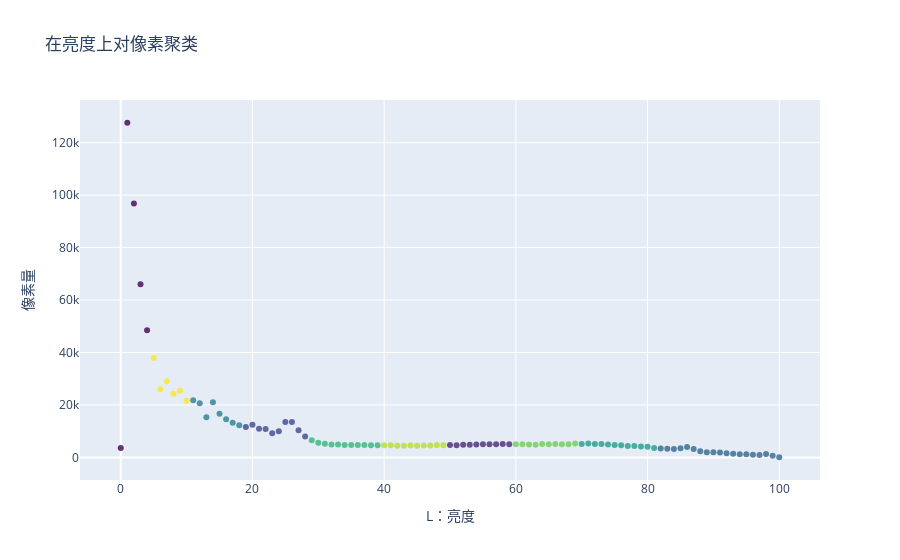

The notebook cell this image was saved under:
### Code cell
import plotly.graph_objects as go

fig = go.Figure(data=go.Scatter(
    x=df_learn_l['L'],
    y=df_learn_l['count'],
    mode='markers',
    marker=dict(
        color=df_learn_l['Cluster3'],
        colorscale='Viridis',
        opacity=0.8
    )
))

fig.update_layout(
    title='在亮度上对像素聚类',
    xaxis=dict(title='L：亮度'),
    yaxis=dict(title='像素量'),
    showlegend=False
)

fig.show()

### Figure 1 — Plotly figure (JSON) as saved in the notebook; plotly's stock layout.template omitted (floating-point values rounded to 4 significant figures)
{"data": [{"marker": {"color": [0, 0, 0, 0, 0, 9, 9, 9, 9, 9, 9, 4, 4, 4, 4, 4, 4, 4, 4, 2, 2, 2, 2, 2, 2, 2, 2, 2, 2, 6, 6, 6, 6, 6, 6, 6, 6, 6, 6, 6, 8, 8, 8, 8, 8, 8, 8, 8, 8, 8, 1, 1, 1, 1, 1, 1, 1, 1, 1, 1, 7, 7, 7, 7, 7, 7, 7, 7, 7, 7, 5, 5, 5, 5, 5, 5, 5, 5, 5, 5, 5, 5, 3, 3, 3, 3, 3, 3, 3, 3, 3, 3, 3, 3, 3, 3, 3, 3, 3, 3, 3], "colorscale": [[0, "#440154"], [0.1111, "#482878"], [0.2222, "#3e4989"], [0.3333, "#31688e"], [0.4444, "#26828e"], [0.5556, "#1f9e89"], [0.6667, "#35b779"], [0.7778, "#6ece58"], [0.8889, "#b5de2b"], [1, "#fde725"]], "opacity": 0.8}, "mode": "markers", "type": "scatter", "x": [0, 1, 2, 3, 4, 5, 6, 7, 8, 9, 10, 11, 12, 13, 14, 15, 16, 17, 18, 19, 20, 21, 22, 23, 24, 25, 26, 27, 28, 29, 30, 31, 32, 33, 34, 35, 36, 37, 38, 39, 40, 41, 42, 43, 44, 45, 46, 47, 48, 49, 50, 51, 52, 53, 54, 55, 56, 57, 58, 59, 60, 61, 62, 63, 64, 65, 66, 67, 68, 69, 70, 71, 72, 73, 74, 75, 76, 77, 78, 79, 80, 81, 82, 83, 84, 85, 86, 87, 88, 89, 90, 91, 92, 93, 94, 95, 96, 97, 98, 99, 100], "y": [3602, 127601, 96764, 66049, 48442, 37917, 25985, 29075, 24296, 25453, 21574, 21777, 20601, 15300, 20989, 16659, 14588, 13231, 12292, 11595, 12477, 10947, 10860, 9253, 10011, 13538, 13509, 10389, 8008, 6557, 5595, 5212, 4895, 4966, 4694, 4728, 4741, 4716, 4596, 4593, 4660, 4617, 4466, 4478, 4504, 4464, 4577, 4583, 4728, 4660, 4739, 4664, 4799, 4865, 4932, 5019, 4989, 4986, 5067, 5047, 5048, 5008, 4929, 4866, 5097, 5022, 5079, 5059, 5030, 5261, 5080, 5279, 5148, 5148, 4922, 4687, 4644, 4336, 4332, 4146, 4023, 3588, 3348, 3275, 3220, 3536, 3964, 3167, 2381, 1971, 1961, 1851, 1594, 1376, 1246, 1155, 1029, 949, 1319, 611, 58]}], "layout": {"showlegend": false, "title": {"text": "在亮度上对像素聚类"}, "xaxis": {"title": {"text": "L：亮度"}}, "yaxis": {"title": {"text": "像素量"}}}}
